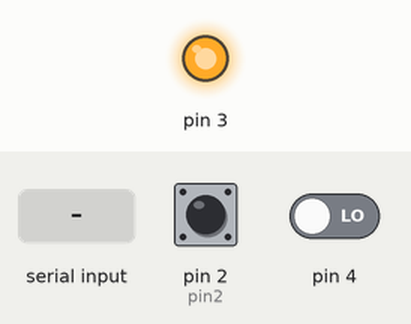
Simulated run of this sketch. Board: Arduino Uno, built with avr-gcc and run on an emulated ATmega328P. Parts: output pins drawn as LEDs (lit = HIGH). The inputs (shaded band) are chosen by the test bench; at power-on: pin 4 LOW, pin 2 (pin2) HIGH. Sleep ends after the set time or at an interrupt; EEPROM starts erased; the audio player accepts every command and is not drawn; what the sketch prints to the serial monitor is not drawn.

Above: at 4.1 s.
4.2 s: pin 4 driven HIGH
At 6.5 s:
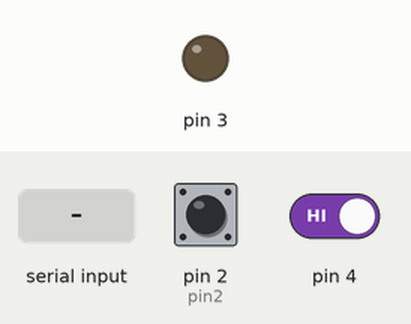
7.2 s: pin 2 (pin2) pulled LOW for 0.15 s
At 7.6 s:
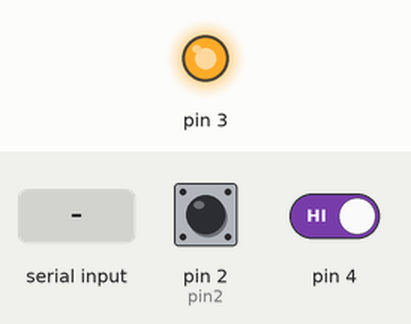
13.3 s: byte 115 ('s') received over Serial
At 17.9 s:
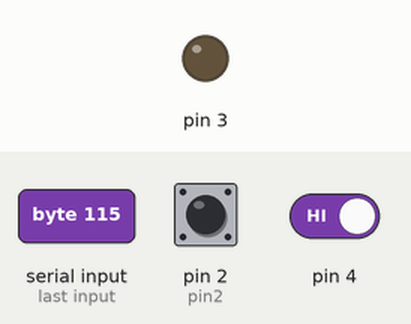
19.3 s: byte 83 ('S') received over Serial
At 20.4 s:
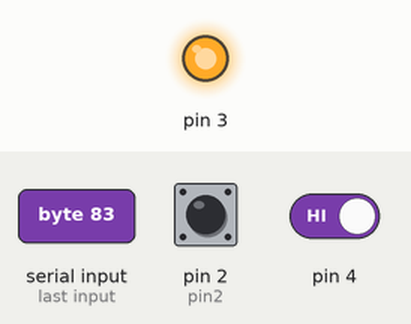
Timing chart, 0 to 23.0 s (numbered marks = the images above; inputs shaded):
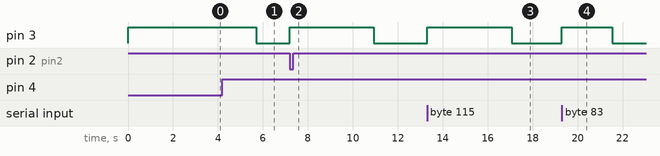

Measured:
- after the input at 4.2 s, pin 3: HIGH → LOW after 1.5 s
- after the input at 7.2 s, pin 3: LOW → HIGH at once, → LOW 3.7 s later
- after the input at 13.3 s, pin 3: LOW → HIGH at once, → LOW 3.8 s later
- after the input at 19.3 s, pin 3: LOW → HIGH at once, → LOW 2.2 s later

The sketch:

EifClock3.ino
```cpp
// (licence header left out)
#include <EEPROM.h>
#include <avr/sleep.h>
#include <avr/power.h>

#include "SoftwareSerial.h"
#include "DFRobotDFPlayerMini.h"

//Inicia a serial por software nos pinos 10 e 11
SoftwareSerial mySoftwareSerial(10, 11); // RX, TX

DFRobotDFPlayerMini myDFPlayer;

char command='p';
//int pausa = 0;

byte pin2 = 2;
int vol;
byte hour;
/***************************************************
 *  Name:        pin2Interrupt
 *
 *  Returns:     Nothing.
 *
 *  Parameters:  None.
 *
 *  Description: Service routine for pin2 interrupt
 *
 ***************************************************/
void pin2Interrupt(void)
{
  /* This will bring us back from sleep. */

  /* We detach the interrupt to stop it from
   * continuously firing while the interrupt pin
   * is low.
   */
  detachInterrupt(0);
}


/***************************************************
 *  Name:        enterSleep
 *
 *  Returns:     Nothing.
 *
 *  Parameters:  None.
 *
 *  Description: Enters the arduino into sleep mode.
 *
 ***************************************************/
void enterSleep(void)
{

  /* Setup pin2 as an interrupt and attach handler. */
  attachInterrupt(0, pin2Interrupt, LOW);
  delay(100);

  set_sleep_mode(SLEEP_MODE_PWR_DOWN);

  sleep_enable();
  //Serial.println("sleep...");
  sleep_mode();

  /* The program will continue from here. */

  /* First thing to do is disable sleep. */
  sleep_disable();
  //asm volatile (" jmp 0");
}


/***************************************************
 *  Name:        setup
 *
 *  Returns:     Nothing.
 *
 *  Parameters:  None.
 *
 *  Description: Setup for the Arduino.
 *
 ***************************************************/
uint8_t play1[10] = { 0X7E, 0xFF, 0x06, 0X03, 00, 00, 0x01, 0xFE, 0xF7, 0XEF};
int fcnt=0;

void setup()
{
  pinMode(3, OUTPUT);
  digitalWrite(3, HIGH);

  //Comunicacao serial com o modulo
  mySoftwareSerial.begin(9600);
  //Inicializa a serial do Arduino
  Serial.begin(115200);

  /* Setup the pin direction. */

  pinMode(pin2, INPUT_PULLUP);
  pinMode(4, INPUT);

  Serial.println("Initialisation complete.");
  Serial.println();
  Serial.println(F("DFRobot DFPlayer Mini"));
  Serial.println(F("Initializing DFPlayer module ... Wait!"));
  int seconds=0;
  myDFPlayer.begin(mySoftwareSerial);
  //delay(4000);
  //myDFPlayer.play(1);
  do{
    fcnt=myDFPlayer.readFileCounts();
    Serial.println(fcnt);
    delay(201);
  } while(fcnt<1);

  //delay(1100);
  Serial.print(F("DFPlayer Mini module initialized!\n\rCurrent Volume: "));
  vol=EEPROM.read(1);
  if(vol>30)vol=20;
  Serial.println(vol);
  Serial.print(F("DFPlayer Mini module initialized!\n\rCurrent Hour: "));
  hour=EEPROM.read(0)+1;
  if(hour>12)hour=1;
  Serial.println(hour);
  Serial.print("Folder Count:");
  Serial.println(fcnt);
  delay(100);
  //Serial.println(myDFPlayer.readFolderCounts());
  //mySoftwareSerial.write( play1[0] );
  //delay(2000);
  myDFPlayer.volume(vol); //Volume 5
  myDFPlayer.play(hour);
  delay(2100);

  menu_opcoes();
}


/***************************************************
 *  Name:        loop
 *
 *  Returns:     Nothing.
 *
 *  Parameters:  None.
 *
 *  Description: Main application loop.
 *
 ***************************************************/
void loop()
{
  //mySoftwareSerial.write( play1[0] );
  //delay(2000);
  int seconds=0;
  command=0;
      while(Serial.available()==0)
      {
        if(digitalRead(2)==LOW)
        {
          hour++;
          //hour=EEPROM.read(0)+1;
          if(hour>12)hour=1;
          myDFPlayer.play(hour);
          delay(2100);
          Serial.print("Current Hour:");
          Serial.println(hour);
          EEPROM.write(0, hour);
          break;
        }
        int st=digitalRead(4);//myDFPlayer.readType();
        if(st==1)
        {
          //st=myDFPlayer.readType() ;//== DFPlayerPlayFinished
          //Serial.print("readType:");
          seconds++;
          Serial.print(seconds);
      //vol=myDFPlayer.readVolume();
          delay(500);
          //Serial.println(seconds);
          if (seconds>=3){
            seconds=0;
            command='S';
            break;
          }
        }
      }
    //Serial.println(Serial.available());
    if ((command!='S')or(Serial.available()!=0))
    {
      command = Serial.read();
      Serial.print("command: ");
      Serial.println(command);
    }
    if ((command >= '0') && (command <= ';'))
    {
      hour = command - 48;
      if (hour==0)hour=12;
      Serial.print("Music reproduction: ");
      Serial.println(hour);
      myDFPlayer.play(play1[hour]);
      EEPROM.write(0,hour);
      //myDFPlayer.start();
      //menu_opcoes();
    }

    //Reproduction

    //Stop
    if (command == 's')
    {
      myDFPlayer.stop();
      Serial.println("Music Stopped!");
      menu_opcoes();
    }

    //Pausa/Continua a musica
    if (command == 'p')
    {
        myDFPlayer.start();
    }

    if (command == '+')
    {
      myDFPlayer.volumeUp();
      delay(200);
      vol++;
      if(vol>300)vol=30;
      Serial.print("Current volume:");
      Serial.println(vol);
      EEPROM.update(1,vol);
      //menu_opcoes();
    }
     if (command == '<')
    {
      myDFPlayer.previous();
      delay(200);
      Serial.println("Previous:");
      Serial.print("Current track:");
      Serial.println(myDFPlayer.readCurrentFileNumber()-1);
      //menu_opcoes();
    }
     if (command == '>')
    {
      hour++;
      if(hour>12)hour=1;
      myDFPlayer.play(hour);
      Serial.print("Current Hour:");
      Serial.println(hour);
      EEPROM.write(0, hour);
    }

    //Decreases volume
    if (command == '-')
    {
      myDFPlayer.volumeDown();
      Serial.print("Current Volume:");
      vol--;
      if(vol<0)vol=0;
      Serial.println(vol);
      EEPROM.update(1,vol);
      //menu_opcoes();
    }
    if(command =='S')
    {
      Serial.println("Entering sleep ...");
      digitalWrite(3,LOW);
      digitalWrite(10,LOW);
      delay(200);
      enterSleep();
      digitalWrite(3,HIGH);
      Serial.print("Back to Wakeup...\n\rCurrent Volume: ");
      Serial.println(vol);
      while(myDFPlayer.readFileCounts()<1)delay(201);
      delay(100);
      myDFPlayer.volume(vol);
      hour++;
      if(hour>12)hour=1;
      myDFPlayer.play(hour);
      Serial.print("Current Hour:");
      Serial.println(hour);
      EEPROM.write(0, hour);
      delay(2100);
    }
}

void menu_opcoes()
{
  Serial.println();
  Serial.println(F("=================================================================================================================================="));
  Serial.println(F("Commands:"));
  Serial.println(F(" [1-3] To select the MP3 file"));
  Serial.println(F(" [s] stopping reproduction"));
  Serial.println(F(" [p] pause/continue music"));
  Serial.println(F(" [+ or -] increases or decreases the volume"));
  Serial.println(F(" [< or >] forwards or backwards the track"));
  Serial.println(F(" [S] Sleep Mode Power Down"));
  Serial.println();
  Serial.println(F("================================================================================================================================="));
}
```
